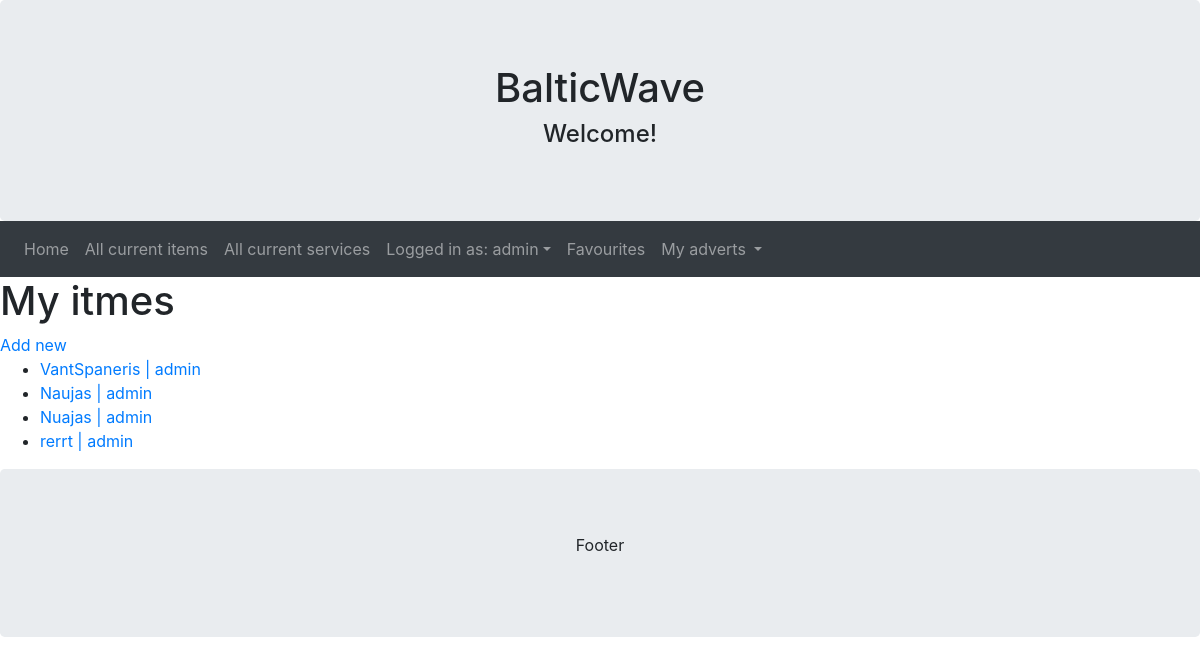
Page /balticwave/myproducts/ (signed in) on the earlier database version.
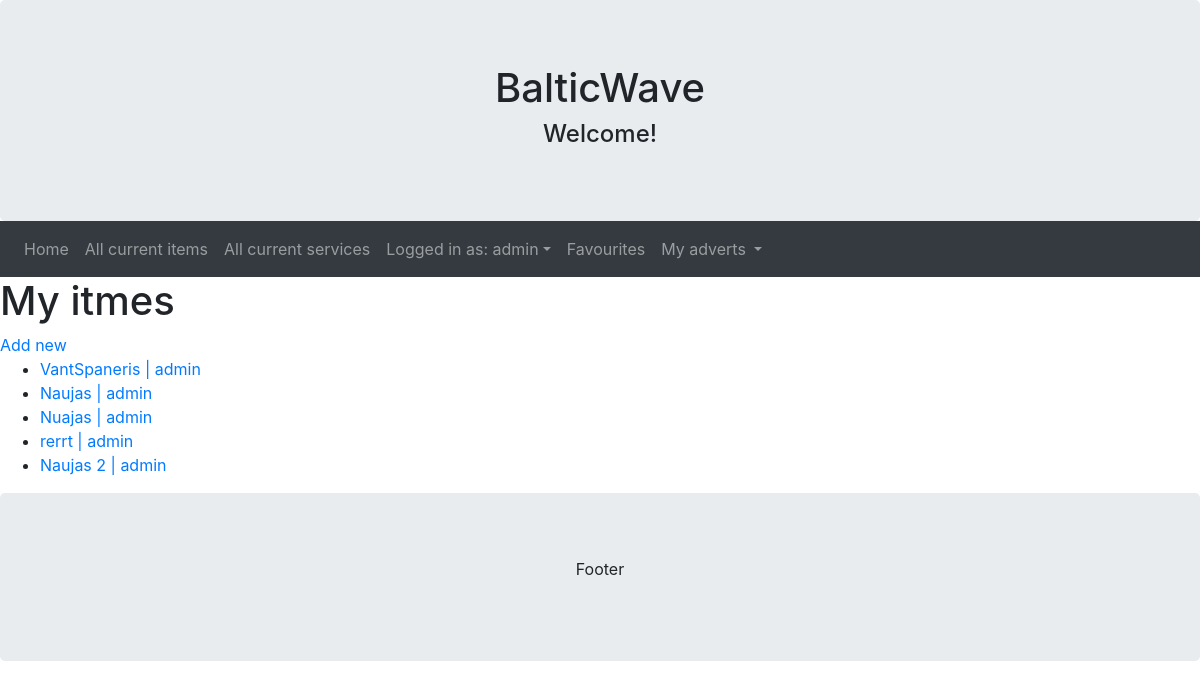
Same page on the later database version.
### balticwave/models.py (models this page shows, shortened)
class Product(models.Model):
    product_name = models.CharField('Product name', max_length=200)
    product_seller = models.ForeignKey(to=User, on_delete=models.SET_NULL, null=True, blank=True)
    price = models.FloatField('Price', null=True, blank=True, default=0)
    short_description = HTMLField('Short description', max_length=200)
    description = HTMLField(default='No description')
    insDate = models.DateTimeField('Instance date', auto_now_add=True)
    type = models.ManyToManyField('ProductType')
    product_thumbnail = models.ImageField('Thumbnail', upload_to='product_thumbnails', null=True, blank=True)
    image1 = models.ImageField('Image 1', upload_to='product_images', null=True, blank=True)
    image2 = models.ImageField('Image 2', upload_to='product_images', null=True, blank=True)
    image3 = models.ImageField('Image 3', upload_to='product_images', null=True, blank=True)
    image4 = models.ImageField('Image 4', upload_to='product_images', null=True, blank=True)
    image5 = models.ImageField('Image 5', upload_to='product_images', null=True, blank=True)
    image6 = models.ImageField('Image 6', upload_to='product_images', null=True, blank=True)
    likes = models.ManyToManyField(User, related_name='blogpost_like')
    favourites = models.ManyToManyField(User, related_name='favourite', default=None, blank=True)
    CITY_CHOICES = [
        ('Klaipėda county', (
            ('KLP', 'Klaipėda'),
            ('PL', 'Palanga'),
            ('NID', 'Nida'),
        )
         ),
        ('Kaunas county', (
            ('KUN', 'Kaunas'),
            ('JON', 'Jonava'),
            ('KĖD', 'Kėdainiai')
        )
         ),
        ('Vilnius county', (
            ('VIL', 'Vilnius'),
            ('UKM', 'Ukmergė'),
            ('ELE', 'Elektrėnai'),
        )
         ),
        ('Šiauliai county', (
            ('ŠL', 'Šiauliai'),
            ('RAD', 'Radviliškis'),
            ('NJA', 'Naujoji Akmenė'),
        )
         ),
        ('UN', 'Undefined'),
    ]
    LOAN_STATUS = (
        ('a', 'Available'),
        ('r', 'Reserved'),
        ('t', 'Sold'),
    )
    status = models.CharField(max_length=1, choices=LOAN_STATUS, blank=True, default='a', help_text='Status',)
    city = models.CharField(max_length=3, choices=CITY_CHOICES, help_text='City', default='UN')
    def __str__(self):
        return (f'{self.product_name} | {self.product_seller}')

### balticwave/views.py (the view)
# urls.py: path('myproducts/', views.SellerProductsListView.as_view(), name='my-products'),
class SellerProductsListView(LoginRequiredMixin, generic.ListView):
    Model = Product
    template_name = 'my_products.html'
    context_object_name = 'myproducts'
    def get_queryset(self):
        return Product.objects.filter(product_seller=self.request.user)

### balticwave/templates/my_products.html
{% extends "base.html" %}
{% block content %}
<h1>My itmes</h1>
<a href="{% url 'my-new-product' %}">Add new</a>
{% if myproducts %}
<ul>
    {% for product in myproducts %}
    <li>
        <a href="{{ product.pk }}">{{ product }}</a>
    </li>
    {% endfor %}
</ul>
{% else %}
<p>You have no items for sale at the moment.</p>
{% endif %}
{% endblock %}

Differences in the rows shown:
added Product: product_name+product_seller "Naujas 2 | admin"
